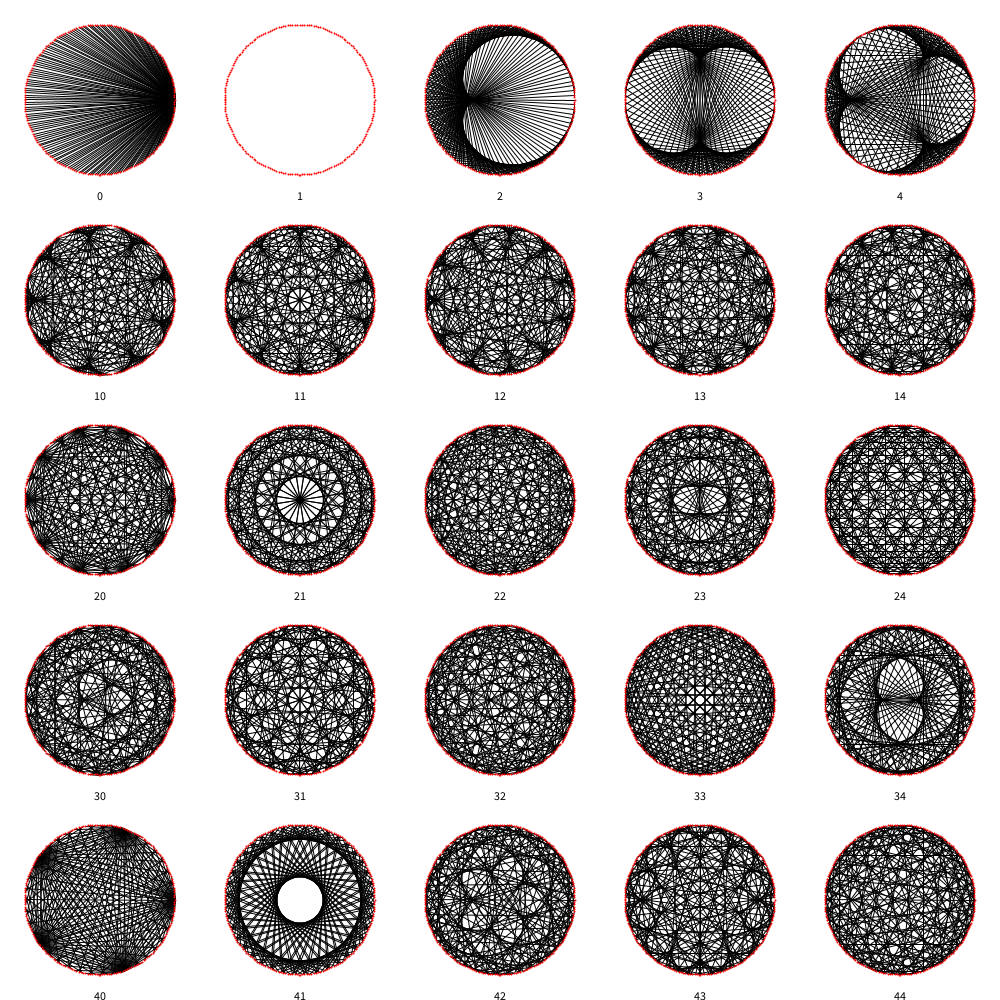
Frame 1 (no input)
Frame 60 (the mouse pressed at the canvas centre just before this capture): identical to frame 1, image omitted
Frame 120 (the mouse held since frame 60 and released just before this capture): identical to frame 1, image omitted

The Processing sketch that drew this single still picture (run headless with seeded random() and noise(); from frame 60 on, the mouse is pressed at the canvas centre):

// Processing sketch: times_table_poster
// ── times_table_poster.pde
void setup() {
  size(1000, 1000);
}

void draw() {
  background(255);
  
  //translate(-1000, -3000);
  
  int count = 0;
  for (int j = 0; j < 20; j++) {
    for (int i = 0; i < 10; i++) {
      if (count == 0) {
        timesTable(200, i*200+100, j*200+100, 75);
      } else {
        timesTable(count, i*200+100, j*200+100, 75);
      }
      textAlign(CENTER);
      fill(0);
      text(i+j*10, i*200+100, j*200+200);
      count++;
    }
  }
}

void timesTable(float times, float x, float y, float r) {
  pushMatrix();
  
  translate(x, y);
  
  for (int i = 0; i < 200; i++) {
    float angle1 = map(i, 0, 200, 0, TWO_PI);
    float x1 = r * cos(angle1);
    float y1 = r * sin(angle1);
    float angle2 = map(times*i, 0, times*200, 0, times*2*PI);
    float x2 = r * cos(angle2);
    float y2 = r * sin(angle2);
    stroke(0);
    strokeWeight(1);
    line(x1, y1, x2, y2);
  }
  
  for (int i = 0; i < 200; i++) {
    float angle = map(i, 0, 200, 0, TWO_PI);
    float xp = r * cos(angle);
    float yp = r * sin(angle);
    stroke(255, 0, 0);
    strokeWeight(2);
    point(xp, yp);
  }
  
  popMatrix();
}

void mousePressed() {
  save("pieces/piece0.png");
}
